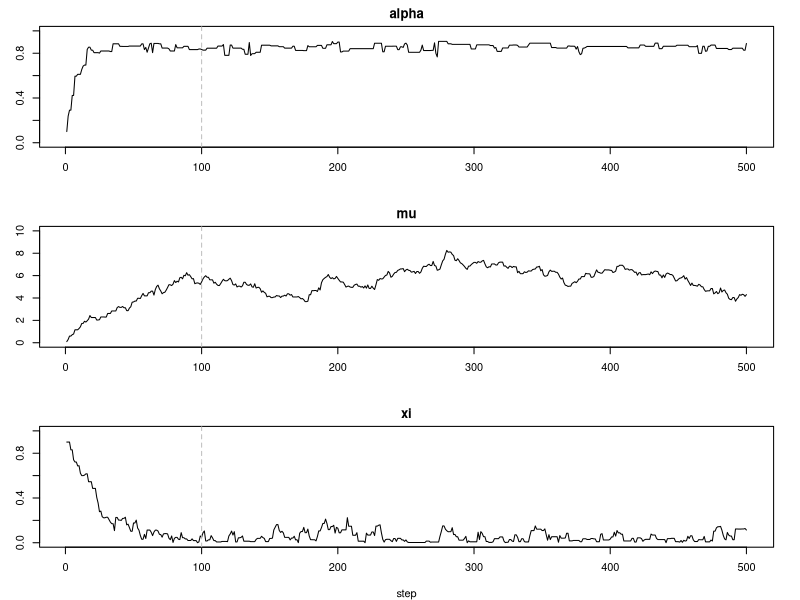
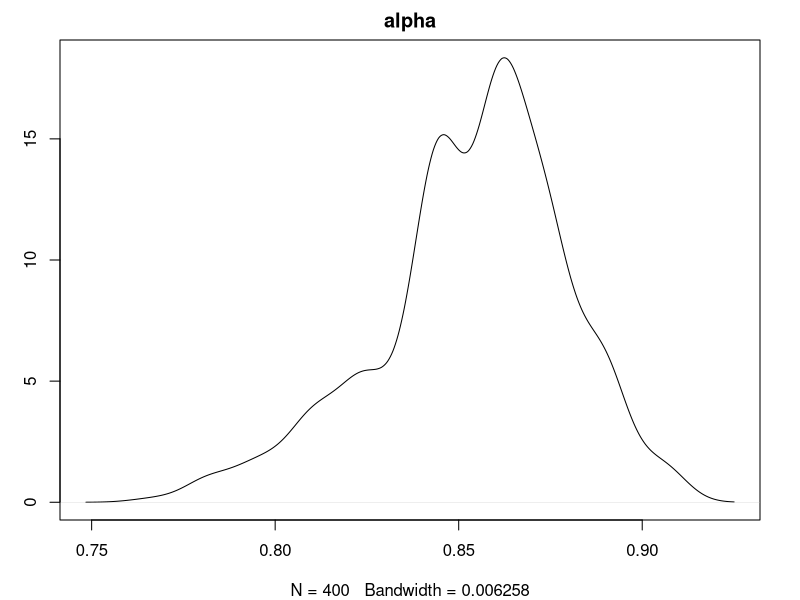
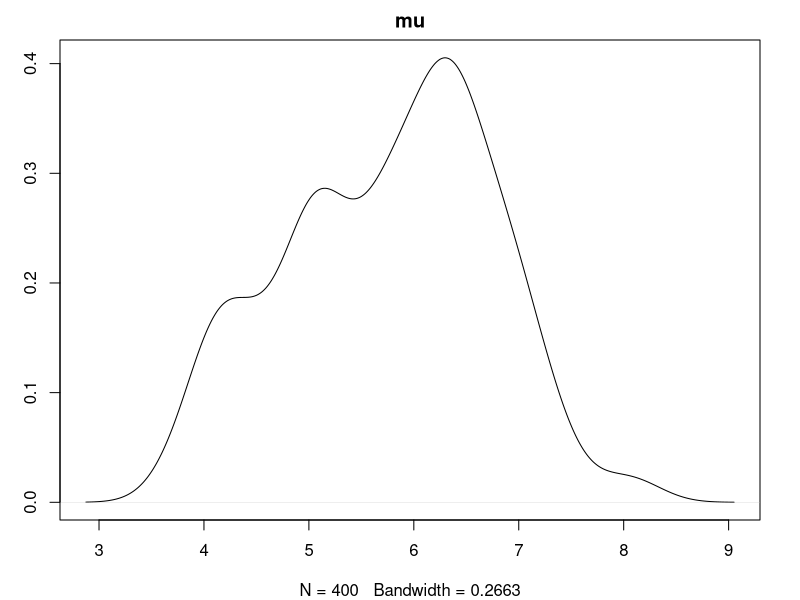
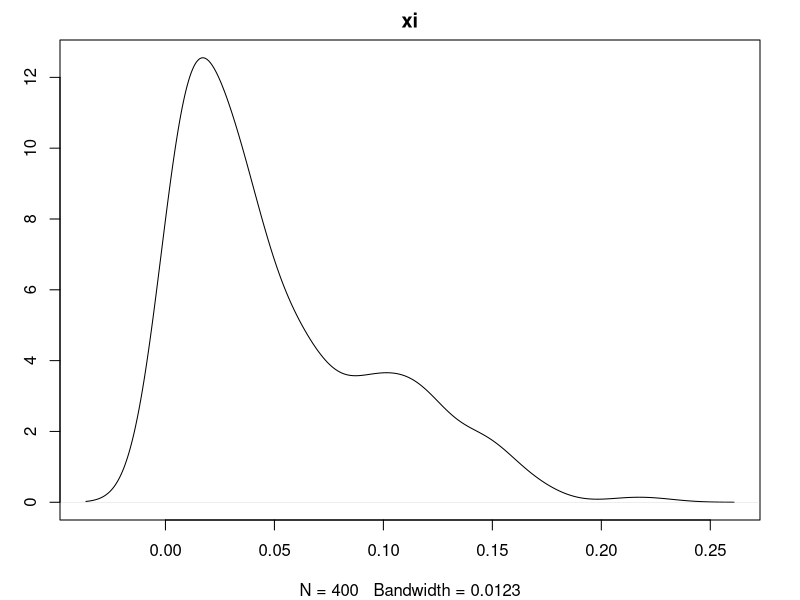

Here is the R script that generated these plots, in order:
# Bayesian Inference of GPAR(1)
# GPAR(1): Generalized Poisson AR(1) 
#
# Model (Alzaid and Al-Osh, 1992):
#   X_t = S_t(X_{t-1}) + e_t, t=1, 2 , ...
#
#       e_t    ~ GP(q*mu, xi)    (Generalized Poisson)
#       S_t(.) ~ QB(alpha, xi/mu, .) (Quasi-Binomial)
#       X_t    ~ GP(mu, xi)      (Generalized Poisson)
#
#   Constraints:
#       0 < alpha < 1
#       q = 1-alpha
#       mu > 0
#       0 <= xi < 1
#
# Prior distriubtions:
#   alpha ~ Beta(a,b)
#   mu    ~ Gamma(c,d)
#   xi    ~ Beta(g,h)
#
# MCMC Method: 
#   Gibbs Sampling with Random Walk Metropolis
#
# Author: Cleiton Moya de Almeida
#####

graphics.off()  # close all plots
rm(list=ls())	# clear the (global) environment variables
cat("\014") 	# clear the console (Ctrl+L)
set.seed(42)

# Read the data
x_df <- read.csv("data/x_120_poinar.csv", header = FALSE)
x <- x_df[[1]]

# Print auxiliary function
printf <- function(...) {
    x = paste(sprintf(...),"\n")
    return(cat(x))
}

# Log-sum-exp auxiliary function
logsumexp <- function(x){
    c <- max(x)
    y <- c + log(sum((exp(x-c))))
    return(y)
}

# Auxiliary functions to compute full conditional posteriors
logf1 <- function(r, t, alpha, mu, xi, x){
    q <- 1-alpha
    y <- log(choose(x[t-1], r)) + (r-1)*log(alpha*mu + r*xi) + 
        (x[t-1]-r-1)*log(q*mu + (x[t-1]-r)*xi)
    return(y)
}

logf2 <- function(r, t, alpha, mu, xi, x){
    q <- 1-alpha
    y <- (x[t]-r-1)*log(q*mu + xi*(x[t]-r)) -xi*(x[t]-r) - 
        log(factorial(x[t]-r))
    return(y)
}

# Full conditional log-posterior of alpha
logpost_alpha <- function(alpha, mu, xi, x, a, b){
    q <- 1-alpha
    n <- length(x)
    logc1 <- (a+n-2)*log(alpha) + (b+2*n-3)*log(q) - q*mu*(n-1)
    
    soma1 <- 0
    for (t in 2:n){
        logc2 <- -(x[t-1]-1)*log(mu + x[t-1]*xi)
        Mt <- min(x[t], x[t-1])
        r_seq <- 0:Mt
        
        g <- function(r) logf1(r, t, alpha, mu, xi, x) + logf2(r, t, alpha, mu, xi, x)
        logsoma2 <- logsumexp(sapply(r_seq, g))
        soma1 <- soma1 + logc2 + logsoma2
    }
    logpost <- logc1 + soma1
    return(logpost)
}

# Full conditional log-posterior of mu
logpost_mu <- function(alpha, mu, xi, x, c, d){
    q <- 1-alpha
    n <- length(x)
    logc1 <- (c+2*n-3)*log(mu) - mu*(d + q*(n-1))
    
    soma1 <- 0
    for (t in 2:n){
        logc2 <- -(x[t-1]-1)*log(mu + x[t-1]*xi)
        Mt <- min(x[t], x[t-1])
        r_seq <- 0:Mt
        
        g <- function(r) logf1(r, t, alpha, mu, xi, x) + logf2(r, t, alpha, mu, xi, x)
        logsoma2 <- logsumexp(sapply(r_seq, g))
        soma1 <- soma1 + logc2 + logsoma2
    }
    logpost <- logc1 + soma1
    return(logpost)
}

# Full conditional log-posterior of xi
logpost_xi <- function(alpha, mu, xi, x, g, h){
    n <- length(x)
    logc1 <- (g-1)*log(xi) + (h-1)*log(1-xi)
    
    soma1 <- 0
    for (t in 2:n){
        logc2 <- -(x[t-1]-1)*log(mu + x[t-1]*xi)
        Mt <- min(x[t], x[t-1])
        r_seq <- 0:Mt
        
        g <- function(r) logf1(r, t, alpha, mu, xi, x) + logf2(r, t, alpha, mu, xi, x)
        logsoma2 <- logsumexp(sapply(r_seq, g))
        soma1 <- soma1 + logc2 + logsoma2
    }
    logpost <- logc1 + soma1
    return(logpost)
}

# Auxiliary functions for Metropolis
# Simulate a proposed value (random walk)
sim_xprop <- function(x, sigma){
    x_prop <- rnorm(n=1, mean=x, sd=sigma)
    return(x_prop)
}

# Acceptance probability of alpha_prop
logprob_accept_alpha <- function(alpha_prop, alpha, mu, xi, x, a, b){
    p1 <- logpost_alpha(alpha_prop, mu, xi, x, a, b)
    p2 <- logpost_alpha(alpha, mu, xi, x, a, b)
    if (p1 < p2){
        prob_accept <- min(1, exp(p1-p2))
    } else {
        prob_accept = 1
    }
    return(prob_accept)
}

# Acceptance probability of mu_prop
logprob_accept_mu <- function(mu_prop, mu, alpha, xi, x, c, d){
    p1 <- logpost_mu(alpha, mu_prop, xi, x, c, d)
    p2 <- logpost_mu(alpha, mu, xi, x, c, d)
    if (p1 < p2){
        prob_accept <- min(1, exp(p1-p2))
    } else {
        prob_accept = 1
    }
    return(prob_accept)
}

# Acceptance probability of xi_prop
logprob_accept_xi <- function(xi_prop, xi, alpha, mu, x, g, h){
    p1 <- logpost_xi(alpha, mu, xi_prop, x, g, h)
    p2 <- logpost_xi(alpha, mu, xi, x, g, h)
    if (p1 < p2){
        prob_accept <- min(1, exp(p1-p2))
    } else {
        prob_accept = 1
    }
    return(prob_accept)
}

# Samples alpha
ralpha <- function(p0, sigma, mu, xi, x, a, b){
    
    ac <- 0 # accepted flag
    alpha <- p0
    
    # simulate a proposed value for alpha
    alpha_prop <- sim_xprop(alpha, sigma)
    
    # verify the variable constrain
    if (alpha_prop > 0 & alpha_prop < 1){
        
        # acceptance probability
        prob_accept <- logprob_accept_alpha(alpha_prop, alpha, mu, xi, x, a, b)
        
        # acceptance criteria
        u <- runif(1)
        if  (u < prob_accept){
            alpha <- alpha_prop
            ac <- 1
        }
    }
    return(list(alpha=alpha, ac=ac))
}

# Samples mu
rmu <- function(mu0, sigma, alpha, xi, x, c, d){
    
    ac <- 0 # accepted flag
    mu <- mu0
    
    # simulate a proposed value for alpha
    mu_prop <- sim_xprop(mu, sigma)
    
    # verify the variable constrain
    if (mu_prop > 0){
        
        # acceptance probability
        prob_accept <- logprob_accept_mu(mu_prop, mu, alpha, xi, x, c, d)
        
        # acceptance criteria
        u <- runif(1)
        if  (u < prob_accept){
            mu <- mu_prop
            ac <- 1
        }
    }
    return(list(mu=mu, ac=ac))
}

# Samples xi
rxi <- function(xi0, sigma, alpha, mu, x, g, h){
    
    ac <- 0 # accepted flag
    xi <- xi0
    
    # simulate a proposed value for alpha
    xi_prop <- sim_xprop(xi, sigma)
    
    # verify the variable constrain
    if (xi_prop >= 0 & xi_prop < 1){
        
        # acceptance probability
        prob_accept <- logprob_accept_xi(xi_prop, xi, alpha, mu, x, g, h)
        
        # acceptance criteria
        u <- runif(1)
        if  (u < prob_accept){
            xi <- xi_prop
            ac <- 1
        }
    }
    return(list(xi=xi, ac=ac))
}

#####
# Gibbs Sampling (with random walking Metropopolis steps)

N <- 500  # simulation steps
burnin <- 100

# Parameters initilization
alpha <- 0.1
mu    <- 0.1
xi    <- 0.9

# Model hyperparameters (priors)
# alpha      ~ Beta(a,b)
# mu ~ Gamma(c,d)
# xi  ~ Beta(g.h)
a <- 0.01
b <- 0.01
c <- 0.1
d <- 0.1
g <- 1
h <- 1

# Random walking Metropolis parameters
sigma_alpha <- 0.1
sigma_mu    <- 0.2
sigma_xi    <- 0.05

# Accepted steps counters
na_alpha <- 0
na_mu <- 0 
na_xi <- 0 

# Vectors with traces
Alpha <- numeric(N)
Mu <- numeric(N)
Xi <- numeric(N)

Alpha[1] <- alpha
Mu[1] <- mu
Xi[1] <- xi

start_time = proc.time() # para cálculo do tempo de execução
for (n in 2:N){
    
    if (n %% 100 == 0){
        printf("Step %d/%d: acceptance ratio: alpha: %.2f, mu: %.2f, xi: %.2f", n, N, na_alpha/n, na_mu/n, na_xi/n)
    }
    
    # Samples alpha
    res <- ralpha(alpha, sigma_alpha, mu, xi, x, a, b)
    alpha <- res$alpha 
    na_alpha <- na_alpha + res$ac
    Alpha[n] <- alpha
    
    # Samples mu
    res <- rmu(mu, sigma_mu, alpha, xi, x, c, d)
    mu <- res$mu
    na_mu <- na_mu +  res$ac
    Mu[n] <- mu
    
    # Samples xi
    res <- rxi(xi, sigma_xi, alpha, mu, x, g, h)
    xi <- res$xi
    na_xi <- na_xi +  res$ac
    Xi[n] <- xi
}

# Execution time
end_time <- proc.time()
elapsed_time <- (end_time - start_time)[[3]]
printf("Execution time: %.0f s\n", elapsed_time)

# Acceptance ratios
ac_p      <- na_alpha/N
ac_lambda <- na_mu/N
ac_theta  <- na_xi/N
printf("Acceptance rate - alpha: %.2f", ac_p)
printf("Acceptance rate - mu: %.2f", ac_lambda)
printf("Acceptance rate - xi: %.2f", ac_theta)

# Values after burn in
Alpha_final <- Alpha[(burnin+1):N]
Mu_final <- Mu[(burnin+1):N]
Xi_final <- Xi[(burnin+1):N]

# Mean values
alpha_mean <- mean(Alpha_final)
mu_mean <- mean(Mu_final)
xi_mean <- mean(Xi_final)
printf("alpha mean: %.2f", alpha_mean)
printf("mu mean: %.2f", mu_mean)
printf("xi mean: %.2f", xi_mean)

#####
# Trace plots
par(mfrow = c(3, 1), mar=c(4,3,2,2))
plot(Alpha, type="l", main="alpha", xlab="", ylab="", ylim=c(0,1))
abline(v=burnin, col="gray", lty=2)
plot(Mu, type="l", main="mu", xlab="", ylab="", ylim=c(0,10))
abline(v=burnin, col="gray", lty=2)
plot(Xi, type="l", main="xi", xlab="step", ylab="", ylim=c(0,1))
abline(v=burnin, col="gray", lty=2)

# Posterior densities
par(mfrow=c(1,1))
plot(density(Alpha_final), main="alpha")
plot(density(Mu_final), main="mu")
plot(density(Xi_final), main="xi")
